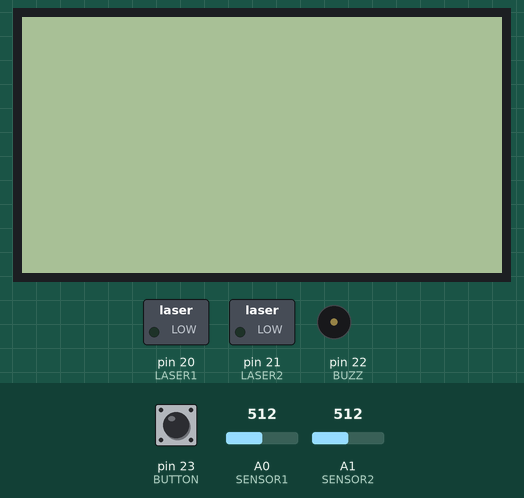
The sketch below on a simulated Arduino Mega 2560, built with avr-gcc and run on an emulated ATmega2560. On the bench: 240×128 one-colour display, switched loads named in the sketch (green lamp = pin HIGH), buzzer (waves = sounding, pin HIGH). The test bench sets the inputs (shaded band); at power-on: pin 23 (BUTTON) HIGH, A0 (SENSOR1) = 512, A1 (SENSOR2) = 512. At 29.7 s the program stops and its outputs stay as they are.

Above: at 2.9 s.
3.0 s: pin 23 (BUTTON) pulled LOW for 1.3 s
At 4.9 s:
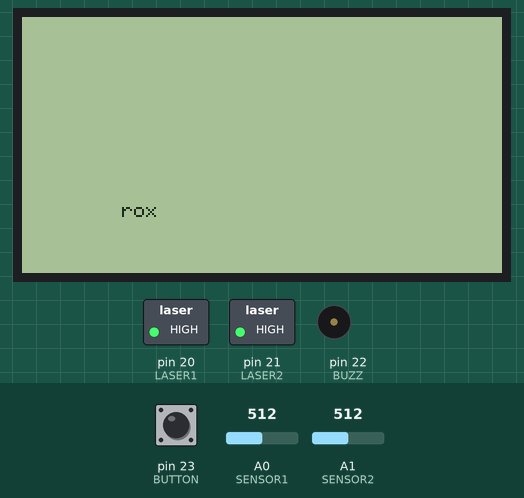
At 8.2 s:
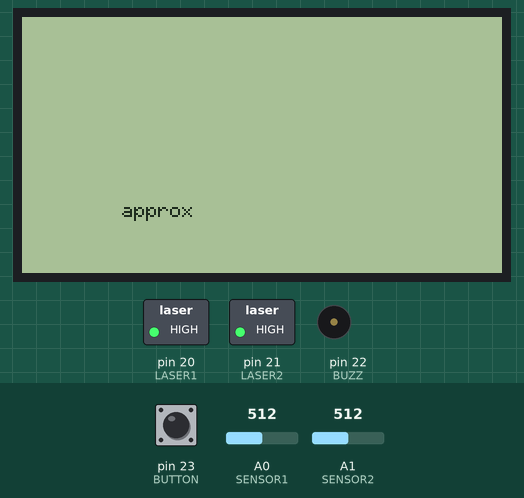
8.3 s: A0 (SENSOR1) set to 527
At 23.4 s:
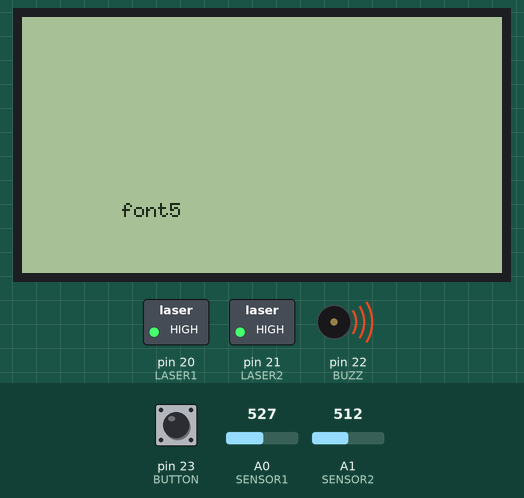
Timing chart, 0 to 24.9 s (numbered marks = the images above; inputs shaded):
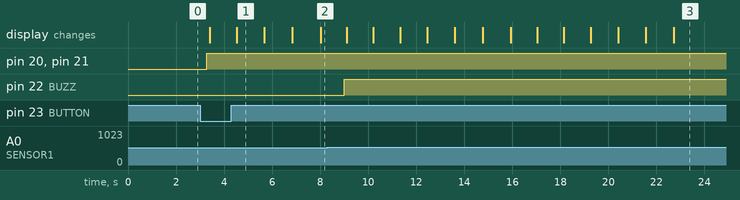

The sketch:

LCDLaser.ino
```cpp
/*

  ________________________________________________________________
   T6963c LCD PIN   |    LCD PIN NAME  |     MEGA 2560            |
  ________________________________________________________________|
          1         |          FG      |       GND                |
          2         |         GND      |       GND                |
          3         |         VDD      |       +5V                |
          4         |          VO      |  10K 가변저항 가운데 다리  |
          5         |          WR      |        17                |
          6         |          RD      |        18                |
          7         |       CE/CS      |        14                |
          8         |         C/D      |        15                |
          9번은 사용 X                  |
          10        |         RST      |        16                |
         11         |         DB0      |         8                |
         12         |         DB1      |         9                |
         13         |         DB2      |        10                |
         14         |         DB3      |        11                |
         15         |         DB4      |         4                |
         16         |         DB5      |         5                |
         17         |         DB6      |         6                |
         18         |         DB7      |         7                |
         19         |          FS      |       GND                |
         20         |         VEE      |   10K 가변저항 왼쪽 다리 |
         21         |       LED A      |        +5V               |
         22                 LED K               GND               |
  ________________________________________________________________|

  가변저항의 오른쪽 다리에는 GND 연결.
*/
#include "U8glib.h"
U8GLIB_T6963_240X128 u8g(8,  9, 10, 11,  4,  5,  6,  7,    14,         15,    17,    18,      16);

#define BUTTON 23 //시작버튼핀

#define LASER1 20 //레이저 1
#define LASER2 21 //레이저 2

#define SENSOR1 A0 //광센서
#define SENSOR2 A1

const int val = 512; //광센서 감지 기준값.


#define BUZZ 22 //부저

int time = 180;
bool running = false;

void draw(void) {

  u8g.setFont(u8g_font_6x10);
  String text = time / 60 + ":" + time%60;
  char ch[10]={0};
  text.toCharArray(ch,text.length()+1);
  u8g.drawStr( 50, 100,ch); //앞의 두 인수 : x,y 좌표 수정바람.
}

void setup() {
  pinMode(BUTTON,INPUT_PULLUP);
  pinMode(LASER1, OUTPUT);
  pinMode(LASER2,OUTPUT);
  pinMode(BUZZ, OUTPUT);
  digitalWrite(BUZZ,LOW);
}

void loop() {

  if(digitalRead(BUTTON)==LOW) {
    if(running == false) {
      running = true;
      time = 180;
      digitalWrite(LASER1,HIGH);
      digitalWrite(LASER2,HIGH);
    }
  }
  if(running) {
    if(time > 0) {
        time--;
        if(analogRead(SENSOR1) > val || analogRead(SENSOR2) > val) {
          digitalWrite(BUZZ,HIGH);
        }

    }
    else {
      time = 180;
      digitalWrite(LASER1,LOW);
      digitalWrite(LASER2,LOW);
      running = false;
    }
  }

  u8g.firstPage();
  do {
    draw();
  } while( u8g.nextPage() );

  // rebuild the picture after some delay
  delay(990);
}
```

Measured:
- the behaviour switches between 512 and 513 on A0 (SENSOR1) (found by bisection; images 2 and 3)
- after the input at 3.0 s, pin 20 (LASER1), pin 21 (LASER2): LOW → HIGH after 0.27 s; the display: first changes after 0.40 s (image 1 shows a later state)
- after the input at 8.3 s, pin 22 (BUZZ): LOW → HIGH after 0.71 s
